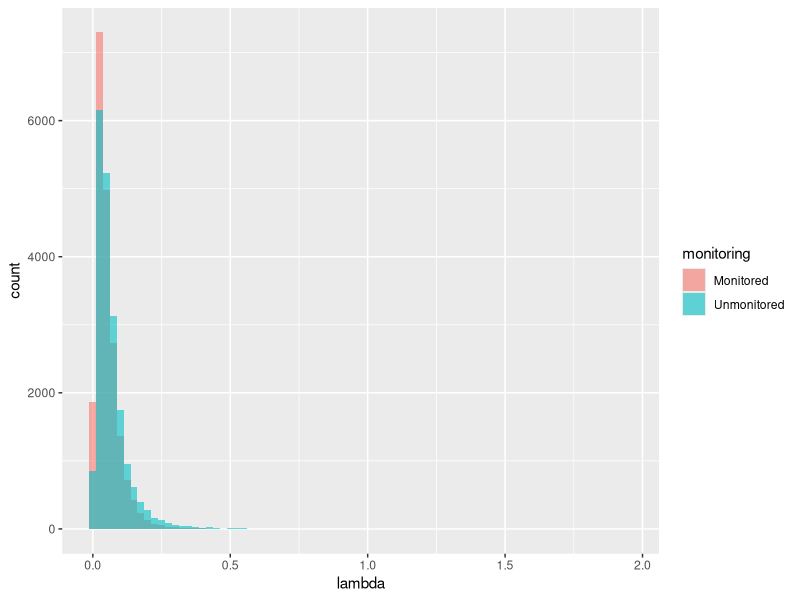
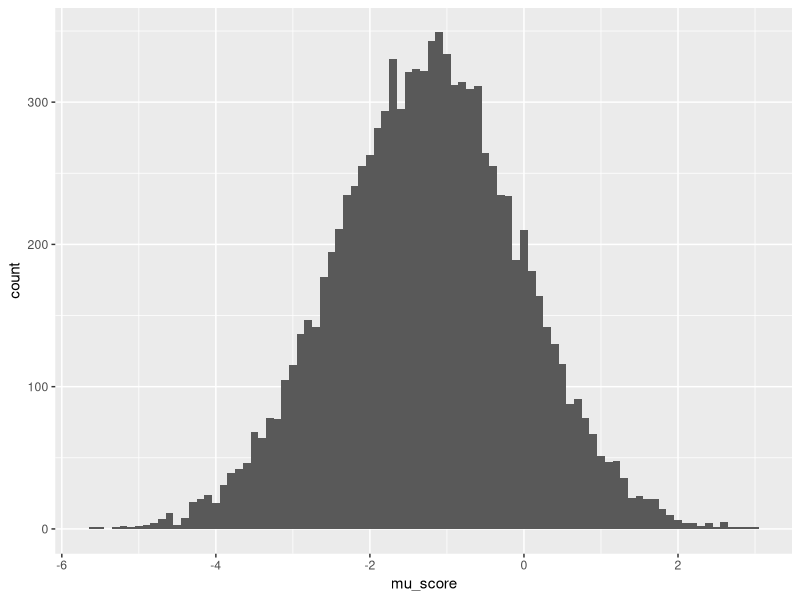
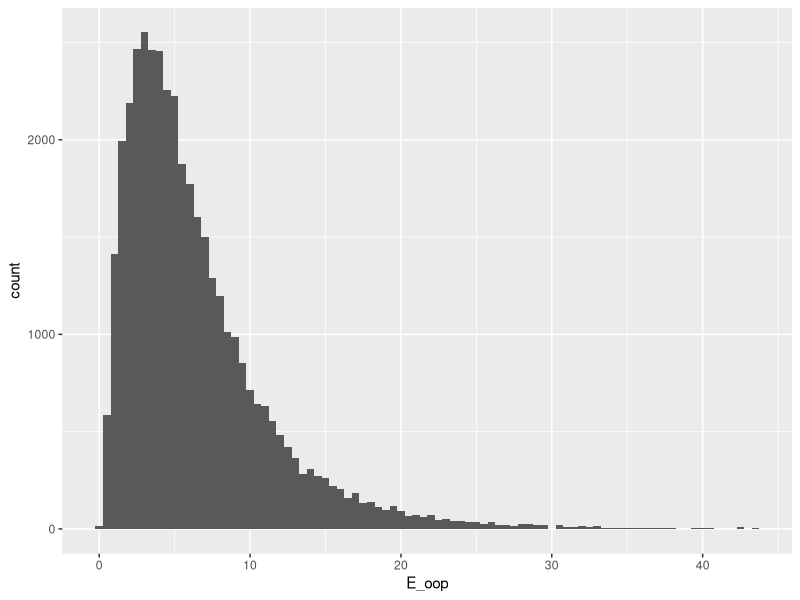

These charts were generated, in order, by the following R code:
## ---- chunk 1
knitr::opts_chunk$set(echo = TRUE, eval = TRUE, cache = FALSE)
library(bookdown)
library(magrittr)
library(tidyverse)
library(MASS)
## ---- chunk 2
rm(list = ls())

N <- 10^4
T <- 1
D <- 4

# set the seed
set.seed(1)

## True Parameters
sigma_lambda <- 0.1
theta_lambda <- c(-3, -0.5, 1, -1, 1, -0.5)

## Covariates
mu_x_t0 <- rep(0, 4)
mu_x_t1 <- rep(0, 4)
sigma_x <- diag(0.25, 4)

X_t0 <- mvrnorm(N, mu_x_t0, sigma_x)
X_t1 <- 0.5*X_t0 + 0.5*mvrnorm(N, mu_x_t1, sigma_x)

X <- X_t0 %>% 
  rbind(X_t0) %>% 
  rbind(X_t1) %>% 
  rbind(X_t1)

colnames(X) <- c(paste("x", 1:4, sep = "_"))

X_lambda <- expand.grid(i = 1:N, m = 0:1, t = 0:1) %>% 
  tibble::as_tibble() %>% 
  cbind(X)

## mu_lambda
mu_lambda <- X_lambda %>% 
  dplyr::mutate(mu_lambda = theta_lambda[1]
                + theta_lambda[2]*x_1 + theta_lambda[3]*x_2
                + theta_lambda[4]*x_3 + theta_lambda[5]*x_4
                + theta_lambda[6]*ifelse(m == 1 & t == 0, 1, 0))

## epsilon_lambda
epsilon_lambda <- expand.grid(i = 1:N) %>% 
  tibble::as_tibble() %>% 
  dplyr::mutate(epsilon_lambda = rnorm(N, 0, sigma_lambda))

## lambda
lambda <- mu_lambda %>% 
  dplyr::left_join(epsilon_lambda, by = c("i")) %>% 
  dplyr::mutate(lambda = exp(mu_lambda + epsilon_lambda))

## Visualize 
g_lambda <- lambda %>% 
  dplyr::mutate(monitoring = ifelse(m == 1, "Monitored", "Unmonitored")) %>% 
  ggplot(aes(x = lambda, fill = monitoring)) + 
  geom_histogram(position = "identity", alpha = 0.6, binwidth = 0.025)

plot(g_lambda)
## ---- chunk 3
## Generate expectations of score
theta_score <- c(-3, -0.5, 2, 1)
sigma_score <- 0.25

score <- lambda %>% 
  dplyr::filter(t == 0, m == 1) %>% 
  dplyr::mutate(mu_score = theta_score[1] + theta_score[2]*log(lambda)
                + theta_score[3]*x_1 + theta_score[4]*x_2,
                E_score = exp(mu_score + sigma_score^2 / 2)) %>% 
  dplyr::select(i, m, t, mu_score, E_score)

## Visualize Score
g_mu_score <- score %>% 
  ggplot(aes(x = mu_score)) + 
  geom_histogram(binwidth = 0.1)

plot(g_mu_score)
## ---- chunk 4
## Expectation of Out-of-Pocket
policy_limit <- 1000
l0 <- 500
a_l <- 2.5

oop <- lambda %>% 
  dplyr::mutate(prob_C1 = lambda * exp(-lambda),
                E_oop = prob_C1 * (l0^(a_l)/(a_l - 1))*policy_limit^(-a_l + 1)) %>% 
  dplyr::select(i, m, t, E_oop)

## Visualize OOP
g_oop <- oop %>% 
  ggplot(aes(x = E_oop)) + 
  geom_histogram(binwidth = 0.5)

plot(g_oop)

## ---- chunk 5

price_par_t0_d1 <- c(2, 1, 3, -1)
price_par_t0_d2 <- c(2, 1, 3, -1)
price_par_t0_d3 <- c(2, 3, 1, -1)
price_par_t0_d4 <- c(3, 1, 2, -1)

price_gen_d <- function(choice_t0, D, price_par_t0){
  output <- choice_t0 %>% 
    dplyr::filter(d == D) %>% 
    dplyr::mutate(price = 
                    price_par_t0[1]*x_1 + 
                    price_par_t0[2]*x_2 + 
                    price_par_t0[3]*x_3 +
                    price_par_t0[3]*m +
                    rnorm(N, 10, 1)) %>% 
    dplyr::select(i, d, t, m, f, price)
}

## Generate Price
price_gen_t0 <- function(choice_t0,
                         price_par_t0_d1, price_par_t0_d2,
                         price_par_t0_d3, price_par_t0_d4){
  
  price <- price_gen_d(choice_t0, 1, price_par_t0_d1) %>% 
    rbind(price_gen_d(choice_t0, 2, price_par_t0_d2)) %>% 
    rbind(price_gen_d(choice_t0, 3, price_par_t0_d3)) %>% 
    rbind(price_gen_d(choice_t0, 4, price_par_t0_d4))
  
  output <- choice_t0 %>% 
    dplyr::left_join(price, by = c("i", "d", "t", "m", "f"))
  
  return(output) 
}

## Generate Prior Firm

prior_firm_t0 <- expand.grid(i = 1:N) %>% 
  tibble::as_tibble() %>% 
  dplyr::mutate(prior_firm = sample(1:4, size = N, replace = T, prob = c(0, 0.4, 0.35, 0.25)))

## Generate Renewal Price

alpha_m0 <- c(20, 5, 3)
alpha_m1 <- c(20, 5, 3, -0.5)
beta <- 30

## Generate Inertia

eta_f <- c(3, 1, 0.5, -1)
xi <- c(1, -0.5)

choice_t0 <- expand.grid(i = 1:N, d = 1:D, t = 0) %>% 
  tibble::as_tibble() %>% 
  dplyr::mutate(m = ifelse(d == 1, 1, 0),
                f = dplyr::case_when(
                  d <= 2 ~ 1,
                  d == 3 ~ 2,
                  d == 4 ~ 3)) %>% 
  dplyr::left_join(lambda, by = c("i", "m", "t")) %>% 
  dplyr::left_join(score, by = c("i", "m", "t")) %>% 
  dplyr::left_join(oop, by = c("i", "m", "t")) %>% 
  price_gen_t0(price_par_t0_d1, price_par_t0_d2, price_par_t0_d3, price_par_t0_d4) %>% 
  dplyr::left_join(prior_firm_t0, by = c("i")) %>% 
  dplyr::mutate(inertia = eta_f[1] + eta_f[2]*x_1 + eta_f[3]*x_2 + eta_f[4]*x_3,
                monitoring_disutility = xi[1] + xi[2]*log(lambda),
                demand_friction = ifelse(d == prior_firm, 0, inertia) + 
                  ifelse(d == 1, monitoring_disutility, 0)) %>% 
  dplyr::mutate(E_R_s = ifelse(m == 0, 
                           (alpha_m0[1] + alpha_m0[2]*x_1 + alpha_m0[3]*x_2) / beta,
                           (alpha_m1[1] + alpha_m1[2]*x_1 + alpha_m1[3]*x_2 + alpha_m1[4]*E_score) / beta),
                E_R_C = 0.95 * exp(-lambda) + 1.1 * (1 - exp(-lambda)),
                E_renewal_price = price * E_R_s * E_R_C) %>% 
  dplyr::mutate(h = - price - demand_friction - E_oop - E_renewal_price)

# draw idiosyncratic shocks
e_t0 <- evd::rgev(dim(choice_t0)[1])

choice_t0 <- cbind(choice_t0, e_t0) %>% 
  dplyr::mutate(u = h + e_t0) %>% 
  dplyr::group_by(i, t) %>% 
  dplyr::mutate(choice = ifelse(u == max(u), 1, 0)) %>% 
  dplyr::ungroup()

summary(choice_t0)

summarize_choice <- choice_t0 %>% 
  dplyr::group_by(d) %>% 
  dplyr::summarise(share = mean(choice))

summarize_choice
## ---- chunk 6
## Claims Count
cost_t0 <- choice_t0 %>% 
  dplyr::filter(choice == 1) %>% 
  dplyr::mutate(claims = rpois(N, lambda = lambda))

## Severity
# max_claims <- max(cost_t0$claims)
# 
# claims_mat <- matrix(rep(0, N * max_claims), nrow = N)
# severity <- matrix(l0*runif(N * max_claims)^(-1/a_l), nrow = N)
# 
# colnames(severity) <- paste("sev_", 1:max_claims, sep = "")
# 
# cost_t0 <- cbind(cost_t0, severity)

## Monitoring Score
cost_t0 <- cost_t0 %>% 
  dplyr::mutate(score = rlnorm(N, mu_score, sigma_score),
                score = ifelse(m == 1, score, 1),
                log_score = log(score)) %>% 
  dplyr::select(i, claims, matches("sev."), score, log_score)

summary(cost_t0)

## ---- chunk 7
renewal_price_t1 <- choice_t0 %>% 
  dplyr::filter(choice == 1)

renewal_price_t1 <- choice_t0 %>% 
  dplyr::filter(choice == 1) %>% 
  dplyr::left_join(cost_t0, by = c("i")) %>% 
  dplyr::mutate(gamma_alpha = ifelse(m == 0,
                                     alpha_m0[1] + alpha_m0[2]*x_1 + alpha_m0[3]*x_2,
                                     alpha_m1[1] + alpha_m1[2]*x_1 + alpha_m1[3]*x_2 + alpha_m1[4]*score)) %>% 
  dplyr::select(i, gamma_alpha)

## Prior Firm
prior_firm_t1 <- choice_t0 %>% 
  dplyr::filter(choice == 1) %>% 
  dplyr::mutate(prior_choice = d * choice,
                prior_firm = f * choice) %>% 
  dplyr::select(i, prior_choice, prior_firm)

### Prior Price
prior_price_t1 <- choice_t0 %>% 
  dplyr::left_join(prior_firm_t1, by = c("i")) %>% 
  dplyr::mutate(prior_price = price,
                flg = dplyr::case_when(prior_choice == 1 & d != 2 ~ 1,
                                       prior_choice > 1 & d != 1 ~ 1,
                                       TRUE ~ 0)) %>% 
  dplyr::filter(flg == 1) %>% 
  dplyr::select(i, f, prior_price) %>% 
  dplyr::arrange(i)

  
  
choice_t1 <- expand.grid(i = 1:N, d = 1:(D - 1), t = 1) %>% 
  tibble::as_tibble() %>% 
  dplyr::mutate(m = 0,
                f = d) %>% 
  dplyr::left_join(prior_firm_t1, by = c("i")) %>% 
  dplyr::left_join(prior_price_t1, by = c("i", "f")) %>% 
  dplyr::left_join(lambda, by = c("i", "m", "t")) %>% 
  dplyr::left_join(oop, by = c("i", "m", "t")) %>% 
  dplyr::left_join(renewal_price_t1, by = c("i")) %>% 
  dplyr::left_join(cost_t0, by = c("i")) %>% 
  dplyr::mutate(R_s = rgamma(N * (D - 1), gamma_alpha, beta),
                R_C = ifelse(claims == 0, 0.95, 1.1),
                price = prior_price * R_s * R_C) %>% 
  dplyr::mutate(inertia = eta_f[1] + eta_f[2]*x_1 + eta_f[3]*x_2 + eta_f[4]*x_3,
                demand_friction = ifelse(d == prior_firm, 0, inertia)) %>%   
  dplyr::mutate(E_R_s = ifelse(m == 0, 
                           (alpha_m0[1] + alpha_m0[2]*x_1 + alpha_m0[3]*x_2) / beta,
                           (alpha_m1[1] + alpha_m1[2]*x_1 + alpha_m1[3]*x_2 + alpha_m1[4]*E_score) / beta),
                E_R_C = 0.95 * exp(-lambda) + 1.1 * (1 - exp(-lambda)),
                E_renewal_price = price * E_R_s * E_R_C) %>% 
  dplyr::mutate(h = - price - demand_friction - E_oop - E_renewal_price) %>% 
  dplyr::arrange(i)

# draw idiosyncratic shocks
e_t1 <- evd::rgev(dim(choice_t1)[1])

choice_t1 <- cbind(choice_t1, e_t1) %>% 
  dplyr::mutate(u = h + e_t1) %>% 
  dplyr::group_by(i, t) %>% 
  dplyr::mutate(choice = ifelse(u == max(u), 1, 0)) %>% 
  dplyr::ungroup()

summary(choice_t1)

summarize_choice_t1 <- choice_t1 %>% 
  dplyr::group_by(d) %>% 
  dplyr::summarise(share = mean(choice))

summarize_choice_t1
## ---- chunk 8

choice_t0 <- choice_t0 %>% 
  dplyr::select(i, d, t, m, f, x_1, x_2, x_3, x_4, price, prior_firm, choice)
choice_t1 <- choice_t1 %>% 
  dplyr::select(i, d, t, m, f, x_1, x_2, x_3, x_4, price, prior_firm, choice)

choice_data <- rbind(choice_t0, choice_t1) %>% 
  dplyr::arrange(t, i, d)
